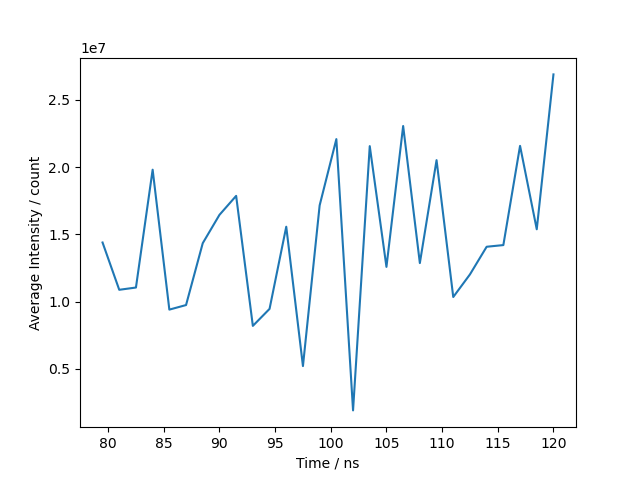

Write the Python code that produced this figure.
import numpy as np
import matplotlib.pyplot as plt


echo_data = np.genfromtxt("echo.txt", delimiter=';', skip_header=14)

plt.plot(echo_data[:, 0], echo_data[:, 2])
plt.xlabel("Time / ns")
plt.ylabel("Average Intensity / count")

plt.savefig("echo.png")

plt.show()
